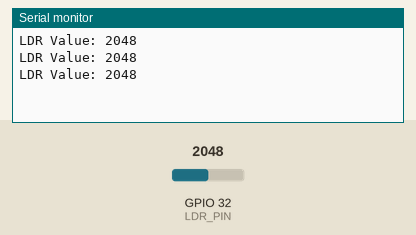
Simulated run of this sketch. Board: ESP32. Parts: the last lines printed to the serial monitor. The inputs (shaded band) are chosen by the test bench; at power-on: GPIO 32 (LDR_PIN) = 2048.

Above: at 2.2 s.
2.3 s: GPIO 32 (LDR_PIN) set to 2866
At 2.9 s:
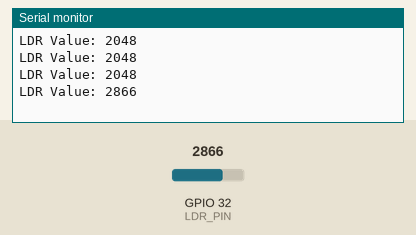
3.8 s: GPIO 32 (LDR_PIN) set to 3603
At 4.3 s:
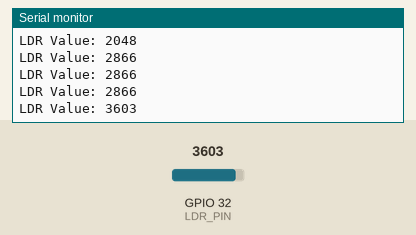
Timing chart, 0 to 6.8 s (numbered marks = the images above; inputs shaded):
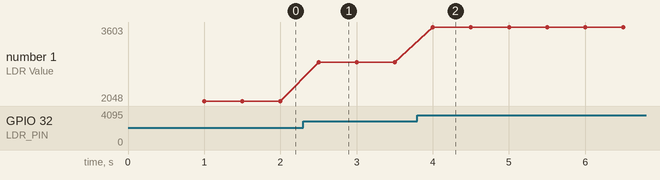

The sketch:

Photoresistor.ino
```cpp
// Define the analog input pin
const int LDR_PIN = 32; // GPIO pin connected to the photoresistor

void setup() {
  // Start the serial communication
  Serial.begin(115200);
  delay(1000); // Wait for serial monitor to initialize
}

void loop() {
  // Read the analog value from the LDR
  int ldrValue = analogRead(LDR_PIN);

  // Print the value to the Serial Monitor
  Serial.print("LDR Value: ");
  Serial.println(ldrValue);

  // Add a delay to avoid overwhelming the Serial Monitor
  delay(500);
}
```

Measured:
- after the input at 2.3 s, the serial monitor: prints a new line after 0.20 s (image 1)
- after the input at 3.8 s, the serial monitor: prints a new line after 0.20 s (image 2)
- plotted number 1: 2048 → 2866 after the input at 2.3 s, 2866 → 3603 after the input at 3.8 s
